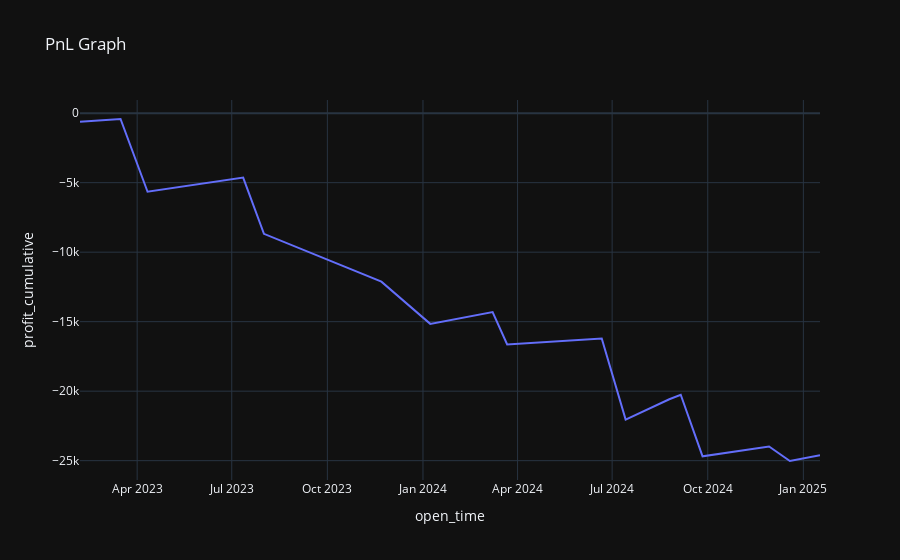

Notebook source saved alongside this figure:
### Code cell
pnl_chart = bt.plot_pnl()
pnl_chart

### Figure 1 — Plotly figure (JSON) as saved in the notebook; plotly's stock layout.template omitted (floating-point values rounded to 4 significant figures)
{"data": [{"hovertemplate": "open_time=%{x}<br>profit_cumulative=%{y}<extra></extra>", "legendgroup": "", "line": {"color": "#636efa", "dash": "solid"}, "marker": {"symbol": "circle"}, "mode": "lines", "name": "", "orientation": "v", "showlegend": false, "type": "scatter", "x": ["2023-02-05T00:00:00", "2023-03-16T00:00:00", "2023-04-11T00:00:00", "2023-07-12T00:00:00", "2023-08-01T00:00:00", "2023-11-22T00:00:00", "2024-01-08T00:00:00", "2024-03-08T00:00:00", "2024-03-22T00:00:00", "2024-06-21T00:00:00", "2024-07-14T00:00:00", "2024-08-25T00:00:00", "2024-09-05T00:00:00", "2024-09-26T00:00:00", "2024-11-29T00:00:00", "2024-12-19T00:00:00", "2025-01-17T00:00:00"], "xaxis": "x", "y": [-610.3, -419.3, -5654.0, -4635.0, -8680.0, -12122, -15160.0, -14306, -16640.0, -16210.0, -22050.0, -20580.0, -20260.0, -24690.0, -23980.0, -25020.0, -24620.0], "yaxis": "y"}], "layout": {"legend": {"tracegroupgap": 0}, "title": {"text": "PnL Graph"}, "xaxis": {"anchor": "y", "domain": [0, 1], "title": {"text": "open_time"}}, "yaxis": {"anchor": "x", "domain": [0, 1], "title": {"text": "profit_cumulative"}}}}
